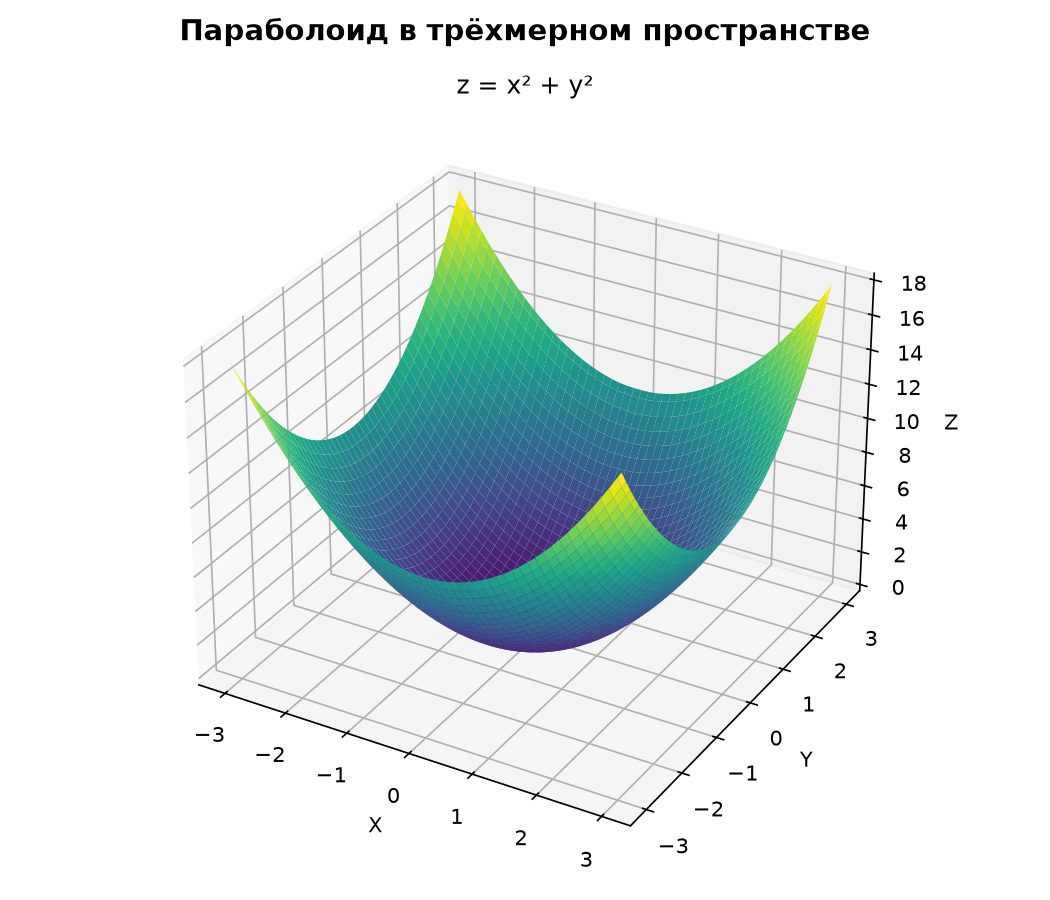

The Python source for this figure:
import numpy as np
import matplotlib.pyplot as plt
from mpl_toolkits.mplot3d import Axes3D  # noqa: F401 (регистрирует projection='3d')

fig = plt.figure(figsize=(7, 6))
fig.suptitle("Параболоид в трёхмерном пространстве", fontsize=14, fontweight="bold")

ax = fig.add_subplot(111, projection="3d")

x = np.linspace(-3, 3, 100)
y = np.linspace(-3, 3, 100)
X, Y = np.meshgrid(x, y)
Z = X**2 + Y**2

ax.plot_surface(X, Y, Z, cmap="viridis", edgecolor="none")
ax.set_title("z = x² + y²")
ax.set_xlabel("X")
ax.set_ylabel("Y")
ax.set_zlabel("Z")

plt.tight_layout()
fig.savefig("paraboloid.png", dpi=150)
print("Сохранено: paraboloid.png")

plt.show()
